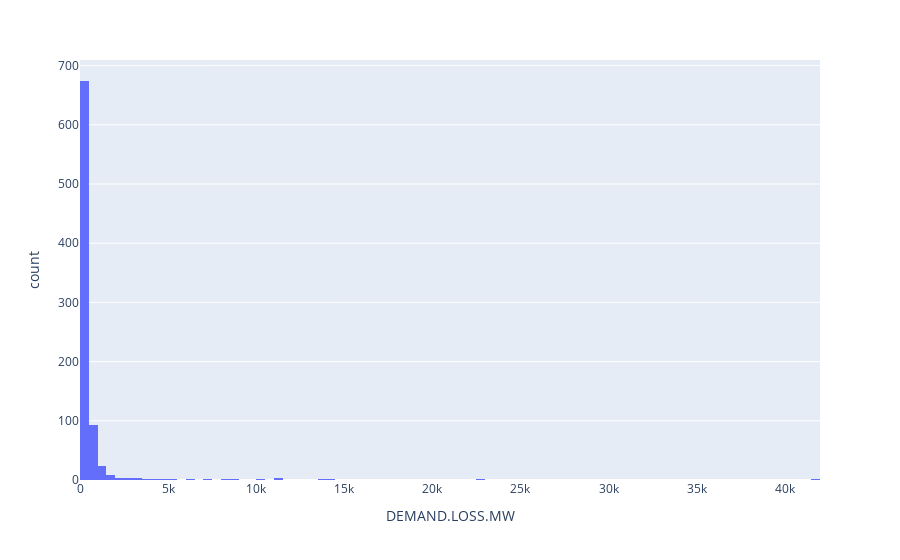

The cell this chart's notebook holds for it:
### Code cell
px.histogram(clean_power_outages_df, x='DEMAND.LOSS.MW')

### Figure 1 — Plotly figure (JSON) as saved in the notebook; plotly's stock layout.template omitted (floating-point values rounded to 4 significant figures; data arrays with more than 128 entries replaced by an {"elided": "..."} marker saying what was removed)
{"data": [{"alignmentgroup": "True", "bingroup": "x", "hovertemplate": "DEMAND.LOSS.MW=%{x}<br>count=%{y}<extra></extra>", "legendgroup": "", "marker": {"color": "#636efa", "pattern": {"shape": ""}}, "name": "", "offsetgroup": "", "orientation": "v", "showlegend": false, "type": "histogram", "x": {"elided": "1534 int values"}, "xaxis": "x", "yaxis": "y"}], "layout": {"barmode": "relative", "legend": {"tracegroupgap": 0}, "margin": {"t": 60}, "xaxis": {"anchor": "y", "domain": [0, 1], "title": {"text": "DEMAND.LOSS.MW"}}, "yaxis": {"anchor": "x", "domain": [0, 1], "title": {"text": "count"}}}}
